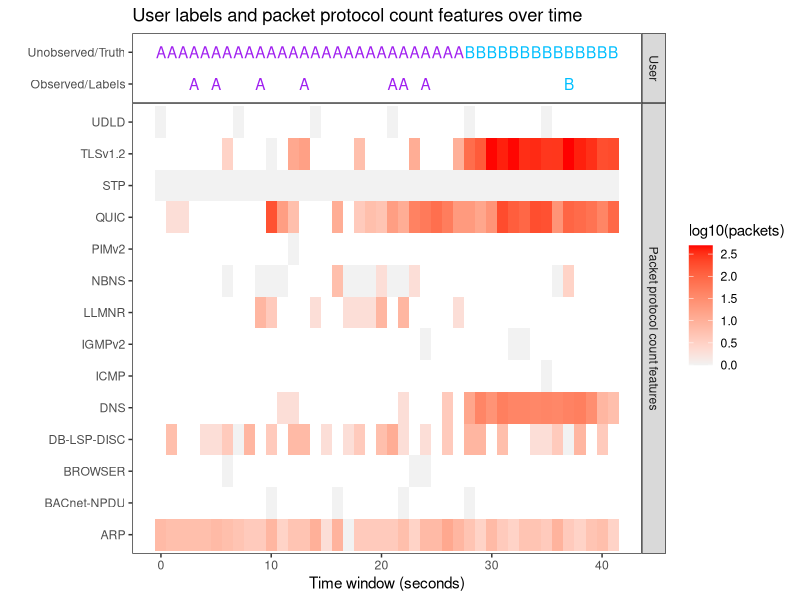
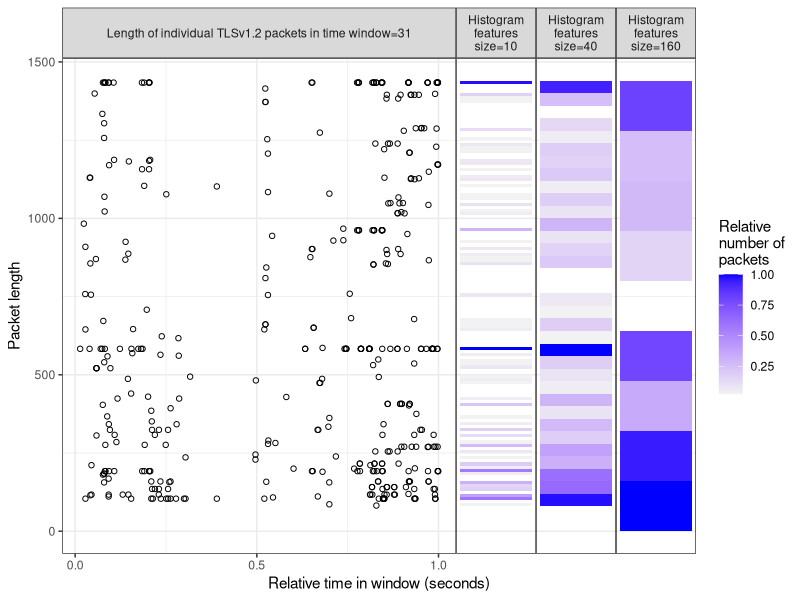

Generate these figures, in order, with R:
library("data.table")
activity.dt <- fread("example_network_activity_desktop.csv")
activity.dt[1]
activity.dt[2]
activity.dt[, user := ifelse(Time < 27.5, "Alice", "Bob")]
activity.dt[, floor.Time := floor(Time)]
packets.dt <- activity.dt[, list(
  packets=.N
), by=list(floor.Time)]
range(packets.dt$packets)
activity.dt[, box := paste(floor.Time, Protocol)]
activity.dt[, Protocol.fac := factor(Protocol)]
activity.dt[, Protocol.int := as.integer(Protocol.fac)]
packet.name <- "Packet protocol count features"
ffac <- function(x){
  factor(x, c("User", packet.name))
}
packets.Prot.dt <- activity.dt[, list(
  packets=.N,
  facet=ffac(packet.name)
), by=list(floor.Time, Protocol.int, Protocol, box)]
user.dt <- data.table(
  facet=ffac("User"), rbind(
    data.table(user="Alice", Time=0:27),
    data.table(user="Bob", Time=28:41)))
library(ggplot2)
set.seed(100)
box.dt <- packets.Prot.dt[floor.Time==31 & Protocol=="TLSv1.2"]
gg <- ggplot()+
  ggtitle("User labels and packet protocol count features over time")+
  ylab("")+
  scale_color_manual(values=c("purple", "deepskyblue"))+
  geom_tile(aes(
    floor.Time, Protocol, fill=log10(packets)),
    data=packets.Prot.dt[Protocol.int %% 2 == 0])+
  ## geom_tile(aes(
  ##   floor.Time, Protocol),
  ##   fill=NA,
  ##   size=1,
  ##   color="black",
  ##   data=box.dt)+
  geom_text(aes(
    Time, "Unobserved/Truth", color=user, label=substring(user, 1, 1)),
    data=user.dt)+
  geom_text(aes(
    Time, "Observed/Labels", color=user, label=substring(user, 1, 1)),
    data=user.dt[sample(1:.N, 8)])+
  guides(color="none")+
  scale_fill_gradient(low="grey95", high="red")+
  theme_bw()+
  xlab("Time window (seconds)")+
  theme(
    panel.grid=element_blank(),
    panel.margin=grid::unit(0, "lines"))+
  facet_grid(facet ~ ., scales="free", space="free")
png("figure-histogram-features-labels-heatmap.png", 7, 3, units="in", res=300)
print(gg)
dev.off()
length.facet <- "Length of individual TLSv1.2 packets in time window=31"
select.dt <- data.table(box.dt)
select.dt[, facet := NULL]
floor.vec <- c(10, 40, 160)
histfacet <- function(x){
  paste(
    "Histogram",
    "features",
    paste0("size=", x),
    sep="\n")
}
ffac <- function(x){
  factor(x, c(length.facet, histfacet(floor.vec)))
}
rect.dt.list <- list()
for(floor.factor in floor.vec){
  activity.dt[, floor.Length := floor(Length/floor.factor)]
  packets.Length.hist.dt <- activity.dt[select.dt, on=list(
    Protocol, floor.Time)][, list(
      packets=.N
    ), by=list(floor.Length)]
  packets.Length.hist.dt[, norm.packets := (packets-min(packets))/(max(packets)-min(packets))]
  packets.Length.hist.dt[, min.Length := floor.Length*floor.factor]
  packets.Length.hist.dt[, max.Length := (floor.Length+1)*floor.factor]
  rect.dt.list[[paste(floor.factor)]] <- data.table(
    facet=ffac(histfacet(floor.factor)),
    packets.Length.hist.dt)
}
rect.dt <- do.call(rbind, rect.dt.list)[norm.packets>0]
point.dt <- data.table(
  facet=ffac(length.facet),
  activity.dt[select.dt, on=list(Protocol, floor.Time)])
gg <- ggplot()+
  ##ggtitle("Packet length histogram features")+
  theme_bw()+
  facet_grid(. ~ facet, scales="free", space="free")+
  theme(panel.margin=grid::unit(0, "lines"))+
  scale_x_continuous(
    "Relative time in window (seconds)",
    breaks=seq(0, 1, by=0.5)
  )+
  ylab("Packet length")+
  scale_fill_gradient("Relative
number of
packets", low="grey95", high="blue")+
  geom_rect(aes(
    xmin=2, xmax=2.2,
    ymin=min.Length, ymax=max.Length,
    fill=norm.packets),
    color=NA,
    data=rect.dt)+
  geom_point(aes(
    Time-floor.Time, Length),
    data=point.dt,
    fill=NA,
    shape=1,
    color="black")
png("figure-histogram-features-labels.png", 7, 2.5, units="in", res=300)
print(gg)
dev.off()
